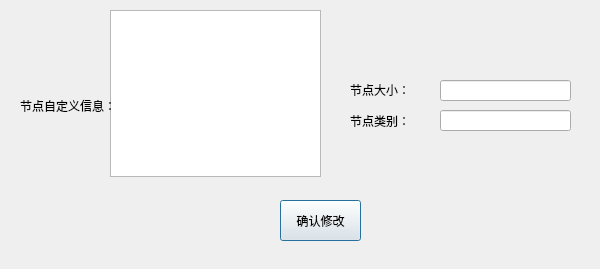
<?xml version="1.0" encoding="UTF-8"?>
<ui version="4.0">
 <class>Dialog</class>
 <widget class="QDialog" name="Dialog">
  <property name="geometry">
   <rect>
    <x>0</x>
    <y>0</y>
    <width>600</width>
    <height>269</height>
   </rect>
  </property>
  <property name="windowTitle">
   <string>Dialog</string>
  </property>
  <widget class="QPushButton" name="pushButton">
   <property name="geometry">
    <rect>
     <x>280</x>
     <y>200</y>
     <width>81</width>
     <height>41</height>
    </rect>
   </property>
   <property name="text">
    <string>确认修改</string>
   </property>
  </widget>
  <widget class="QTextEdit" name="textEdit">
   <property name="geometry">
    <rect>
     <x>110</x>
     <y>10</y>
     <width>211</width>
     <height>167</height>
    </rect>
   </property>
  </widget>
  <widget class="QLabel" name="label">
   <property name="geometry">
    <rect>
     <x>20</x>
     <y>70</y>
     <width>101</width>
     <height>71</height>
    </rect>
   </property>
   <property name="font">
    <font>
     <family>Agency FB</family>
     <pointsize>9</pointsize>
     <weight>50</weight>
     <italic>false</italic>
     <bold>false</bold>
    </font>
   </property>
   <property name="styleSheet">
    <string notr="true">font: 9pt &quot;Agency FB&quot;;</string>
   </property>
   <property name="text">
    <string>节点自定义信息：</string>
   </property>
  </widget>
  <widget class="QLineEdit" name="lineEdit_2">
   <property name="geometry">
    <rect>
     <x>440</x>
     <y>110</y>
     <width>131</width>
     <height>21</height>
    </rect>
   </property>
  </widget>
  <widget class="QLabel" name="label_3">
   <property name="geometry">
    <rect>
     <x>350</x>
     <y>110</y>
     <width>61</width>
     <height>21</height>
    </rect>
   </property>
   <property name="text">
    <string>节点类别：</string>
   </property>
  </widget>
  <widget class="QLineEdit" name="lineEdit">
   <property name="geometry">
    <rect>
     <x>440</x>
     <y>80</y>
     <width>131</width>
     <height>21</height>
    </rect>
   </property>
  </widget>
  <widget class="QLabel" name="label_2">
   <property name="geometry">
    <rect>
     <x>350</x>
     <y>80</y>
     <width>71</width>
     <height>20</height>
    </rect>
   </property>
   <property name="font">
    <font>
     <family>Agency FB</family>
    </font>
   </property>
   <property name="text">
    <string>节点大小：</string>
   </property>
  </widget>
 </widget>
 <resources/>
 <connections/>
</ui>
